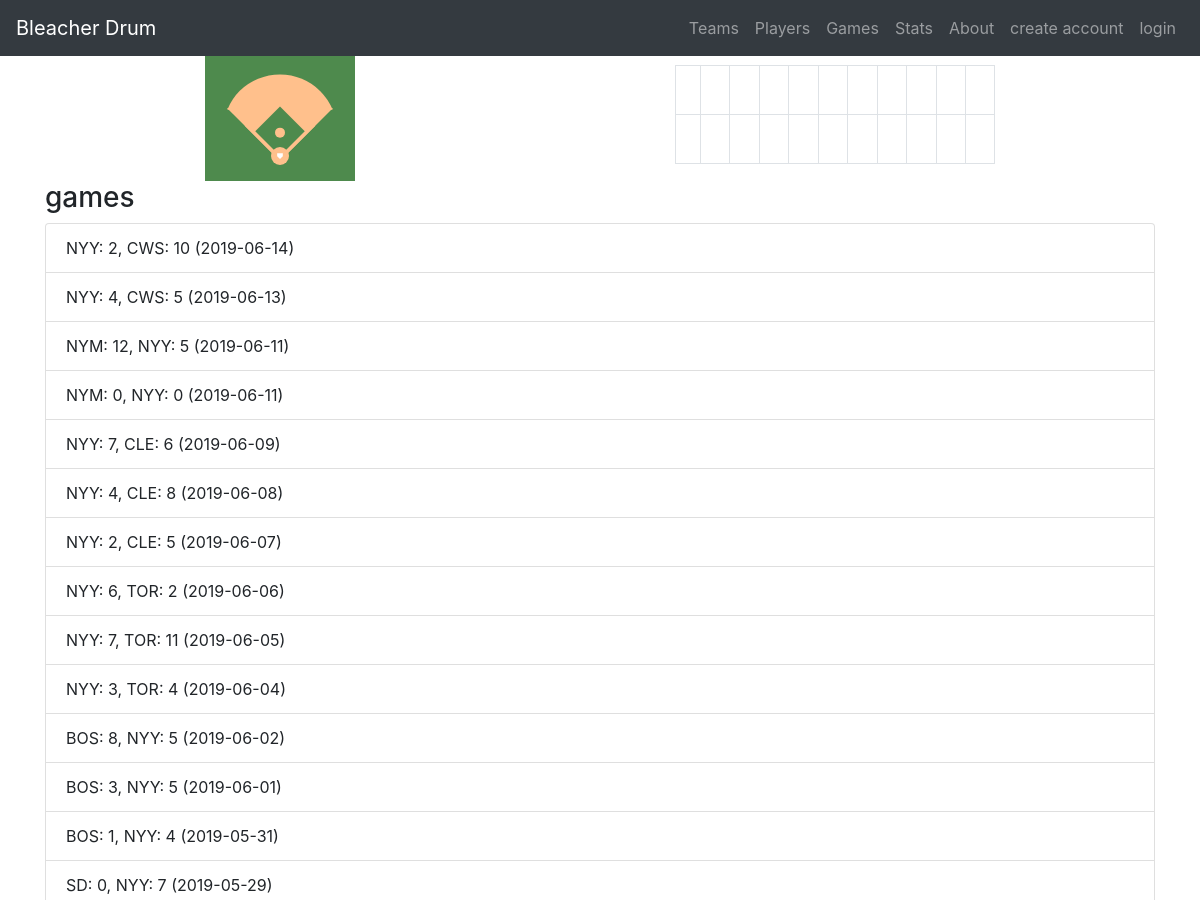
The page /games/ (upper part) on the database as committed earlier.
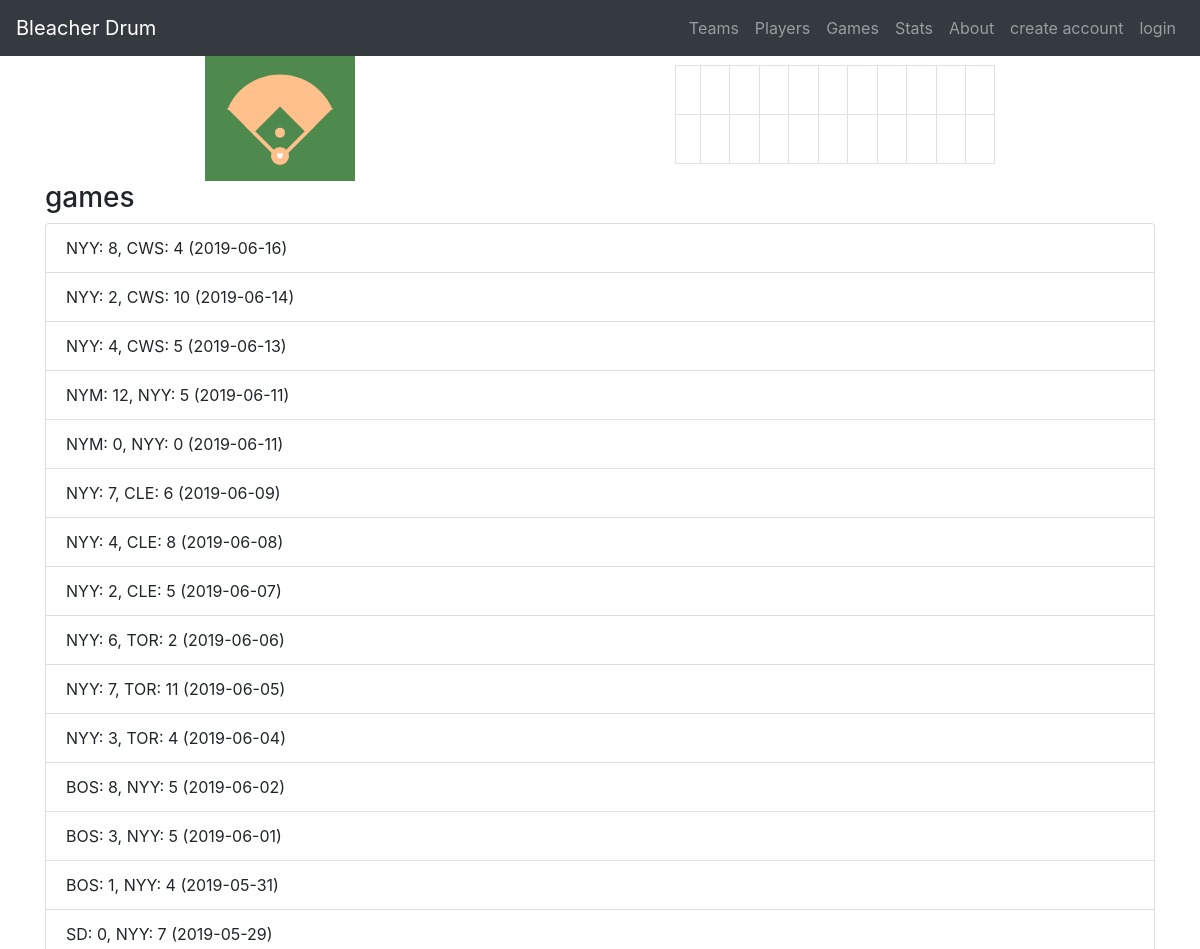
The same page on the database as committed later.
### lineup_app/models.py (models this page shows)
class Game(models.Model):
    team_home = models.ForeignKey(Team, on_delete=models.CASCADE, related_name='team_home')
    team_away = models.ForeignKey(Team, on_delete=models.CASCADE, related_name='team_away')
    runs_home = models.IntegerField()
    runs_away = models.IntegerField()
    date = models.DateField(default=django.utils.timezone.now)
    def __str__(self):
        return str(self.team_away) + ': ' + str(self.runs_away) + ', ' + str(self.team_home) + ': ' + str(self.runs_home) + ' (' + str(self.date) + ')'

class Team(models.Model):
    location = models.CharField(max_length=50)
    name = models.CharField(max_length=50)
    abbr = models.CharField(max_length=3)
    def __str__(self):
        return self.abbr

### lineup_app/views.py (the view)
# urls.py: path('games/', views.view_games),
def view_games(request):
    games = Game.objects.order_by('-date').all()
    context = {'games': games}
    return render(request, 'lineup_app/view_games.html', context)

### lineup_app/templates/lineup_app/view_games.html (shortened to what this page needs)
{% extends 'lineup_app/header.html' %}
{% load static %}
{% block content %}
<h3>games</h3>
<ul class='list-group'>
    {% for game in games %}
    <li class='list-group-item'>{{ game }}</li>
    {% endfor %}
</ul>
{% endblock %}

Rows that differ between the two databases and show on the page:
added Game: team_away+runs_away+team_home "NYY: 8, CWS: 4 (2019-06-16)"
